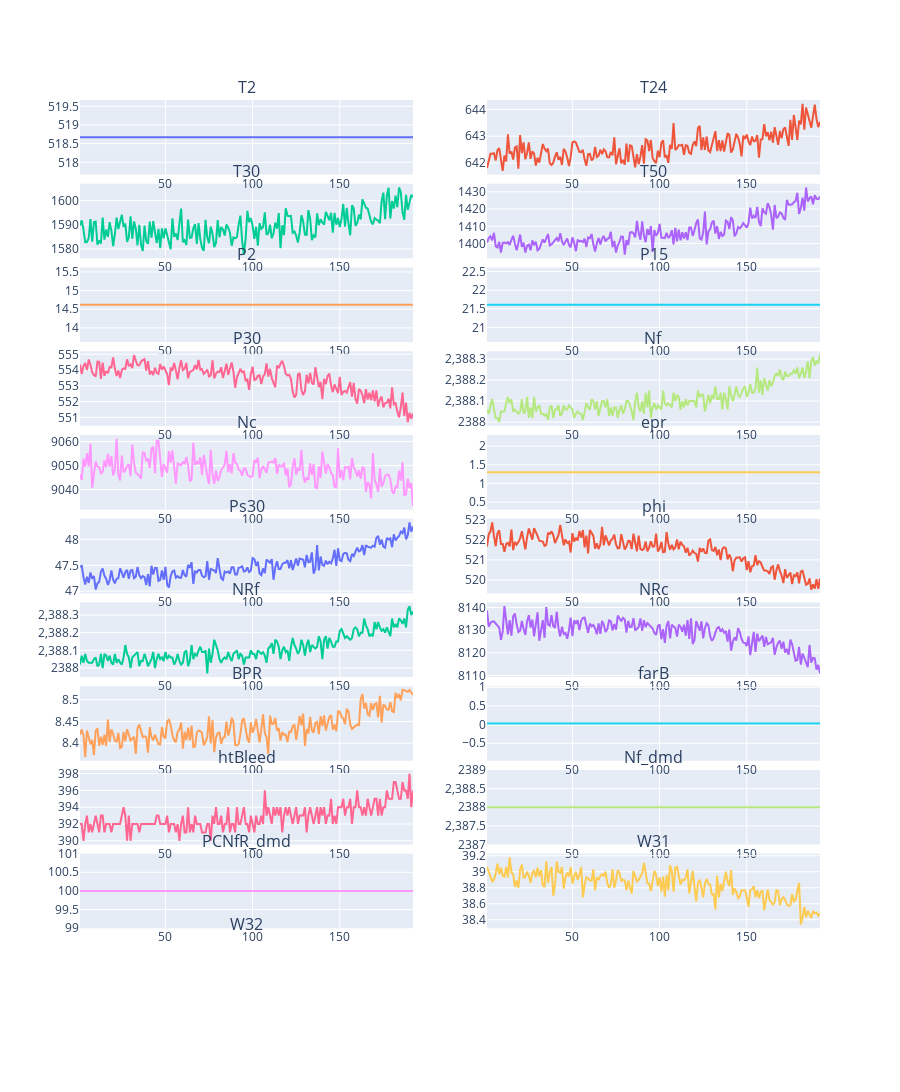

Source (notebook cell):
### Code cell
fig = make_subplots(rows=11, cols=2, subplot_titles=cols, vertical_spacing=0.01)

coords = list()
for row in range(1, 11):
    for col in range(1, 3):
        coords.append((row, col))

for col, coord in zip(cols,coords):
    fig.add_scatter(x=mach['cycles'], y=mach[col], row=coord[0], col=coord[1], showlegend=False)
fig.update_layout(height=4000)
fig.show()

### Figure 1 — Plotly figure (JSON) as saved in the notebook; plotly's stock layout.template omitted (floating-point values rounded to 4 significant figures; data arrays with more than 128 entries replaced by an {"elided": "..."} marker saying what was removed)
{"data": [{"showlegend": false, "type": "scatter", "x": {"elided": "192 int values"}, "xaxis": "x", "y": {"elided": "192 float values"}, "yaxis": "y"}, {"showlegend": false, "type": "scatter", "x": {"elided": "192 int values"}, "xaxis": "x2", "y": {"elided": "192 float values"}, "yaxis": "y2"}, {"showlegend": false, "type": "scatter", "x": {"elided": "192 int values"}, "xaxis": "x3", "y": {"elided": "192 float values"}, "yaxis": "y3"}, {"showlegend": false, "type": "scatter", "x": {"elided": "192 int values"}, "xaxis": "x4", "y": {"elided": "192 float values"}, "yaxis": "y4"}, {"showlegend": false, "type": "scatter", "x": {"elided": "192 int values"}, "xaxis": "x5", "y": {"elided": "192 float values"}, "yaxis": "y5"}, {"showlegend": false, "type": "scatter", "x": {"elided": "192 int values"}, "xaxis": "x6", "y": {"elided": "192 float values"}, "yaxis": "y6"}, {"showlegend": false, "type": "scatter", "x": {"elided": "192 int values"}, "xaxis": "x7", "y": {"elided": "192 float values"}, "yaxis": "y7"}, {"showlegend": false, "type": "scatter", "x": {"elided": "192 int values"}, "xaxis": "x8", "y": {"elided": "192 float values"}, "yaxis": "y8"}, {"showlegend": false, "type": "scatter", "x": {"elided": "192 int values"}, "xaxis": "x9", "y": {"elided": "192 float values"}, "yaxis": "y9"}, {"showlegend": false, "type": "scatter", "x": {"elided": "192 int values"}, "xaxis": "x10", "y": {"elided": "192 float values"}, "yaxis": "y10"}, {"showlegend": false, "type": "scatter", "x": {"elided": "192 int values"}, "xaxis": "x11", "y": {"elided": "192 float values"}, "yaxis": "y11"}, {"showlegend": false, "type": "scatter", "x": {"elided": "192 int values"}, "xaxis": "x12", "y": {"elided": "192 float values"}, "yaxis": "y12"}, {"showlegend": false, "type": "scatter", "x": {"elided": "192 int values"}, "xaxis": "x13", "y": {"elided": "192 float values"}, "yaxis": "y13"}, {"showlegend": false, "type": "scatter", "x": {"elided": "192 int values"}, "xaxis": "x14", "y": {"elided": "192 float values"}, "yaxis": "y14"}, {"showlegend": false, "type": "scatter", "x": {"elided": "192 int values"}, "xaxis": "x15", "y": {"elided": "192 float values"}, "yaxis": "y15"}, {"showlegend": false, "type": "scatter", "x": {"elided": "192 int values"}, "xaxis": "x16", "y": {"elided": "192 float values"}, "yaxis": "y16"}, {"showlegend": false, "type": "scatter", "x": {"elided": "192 int values"}, "xaxis": "x17", "y": {"elided": "192 int values"}, "yaxis": "y17"}, {"showlegend": false, "type": "scatter", "x": {"elided": "192 int values"}, "xaxis": "x18", "y": {"elided": "192 int values"}, "yaxis": "y18"}, {"showlegend": false, "type": "scatter", "x": {"elided": "192 int values"}, "xaxis": "x19", "y": {"elided": "192 int values"}, "yaxis": "y19"}, {"showlegend": false, "type": "scatter", "x": {"elided": "192 int values"}, "xaxis": "x20", "y": {"elided": "192 float values"}, "yaxis": "y20"}], "layout": {"annotations": [{"font": {"size": 16}, "showarrow": false, "text": "T2", "x": 0.225, "xanchor": "center", "xref": "paper", "y": 1.0, "yanchor": "bottom", "yref": "paper"}, {"font": {"size": 16}, "showarrow": false, "text": "T24", "x": 0.775, "xanchor": "center", "xref": "paper", "y": 1.0, "yanchor": "bottom", "yref": "paper"}, {"font": {"size": 16}, "showarrow": false, "text": "T30", "x": 0.225, "xanchor": "center", "xref": "paper", "y": 0.9082, "yanchor": "bottom", "yref": "paper"}, {"font": {"size": 16}, "showarrow": false, "text": "T50", "x": 0.775, "xanchor": "center", "xref": "paper", "y": 0.9082, "yanchor": "bottom", "yref": "paper"}, {"font": {"size": 16}, "showarrow": false, "text": "P2", "x": 0.225, "xanchor": "center", "xref": "paper", "y": 0.8164, "yanchor": "bottom", "yref": "paper"}, {"font": {"size": 16}, "showarrow": false, "text": "P15", "x": 0.775, "xanchor": "center", "xref": "paper", "y": 0.8164, "yanchor": "bottom", "yref": "paper"}, {"font": {"size": 16}, "showarrow": false, "text": "P30", "x": 0.225, "xanchor": "center", "xref": "paper", "y": 0.7245, "yanchor": "bottom", "yref": "paper"}, {"font": {"size": 16}, "showarrow": false, "text": "Nf", "x": 0.775, "xanchor": "center", "xref": "paper", "y": 0.7245, "yanchor": "bottom", "yref": "paper"}, {"font": {"size": 16}, "showarrow": false, "text": "Nc", "x": 0.225, "xanchor": "center", "xref": "paper", "y": 0.6327, "yanchor": "bottom", "yref": "paper"}, {"font": {"size": 16}, "showarrow": false, "text": "epr", "x": 0.775, "xanchor": "center", "xref": "paper", "y": 0.6327, "yanchor": "bottom", "yref": "paper"}, {"font": {"size": 16}, "showarrow": false, "text": "Ps30", "x": 0.225, "xanchor": "center", "xref": "paper", "y": 0.5409, "yanchor": "bottom", "yref": "paper"}, {"font": {"size": 16}, "showarrow": false, "text": "phi", "x": 0.775, "xanchor": "center", "xref": "paper", "y": 0.5409, "yanchor": "bottom", "yref": "paper"}, {"font": {"size": 16}, "showarrow": false, "text": "NRf", "x": 0.225, "xanchor": "center", "xref": "paper", "y": 0.4491, "yanchor": "bottom", "yref": "paper"}, {"font": {"size": 16}, "showarrow": false, "text": "NRc", "x": 0.775, "xanchor": "center", "xref": "paper", "y": 0.4491, "yanchor": "bottom", "yref": "paper"}, {"font": {"size": 16}, "showarrow": false, "text": "BPR", "x": 0.225, "xanchor": "center", "xref": "paper", "y": 0.3573, "yanchor": "bottom", "yref": "paper"}, {"font": {"size": 16}, "showarrow": false, "text": "farB", "x": 0.775, "xanchor": "center", "xref": "paper", "y": 0.3573, "yanchor": "bottom", "yref": "paper"}, {"font": {"size": 16}, "showarrow": false, "text": "htBleed", "x": 0.225, "xanchor": "center", "xref": "paper", "y": 0.2655, "yanchor": "bottom", "yref": "paper"}, {"font": {"size": 16}, "showarrow": false, "text": "Nf_dmd", "x": 0.775, "xanchor": "center", "xref": "paper", "y": 0.2655, "yanchor": "bottom", "yref": "paper"}, {"font": {"size": 16}, "showarrow": false, "text": "PCNfR_dmd", "x": 0.225, "xanchor": "center", "xref": "paper", "y": 0.1736, "yanchor": "bottom", "yref": "paper"}, {"font": {"size": 16}, "showarrow": false, "text": "W31", "x": 0.775, "xanchor": "center", "xref": "paper", "y": 0.1736, "yanchor": "bottom", "yref": "paper"}, {"font": {"size": 16}, "showarrow": false, "text": "W32", "x": 0.225, "xanchor": "center", "xref": "paper", "y": 0.08182, "yanchor": "bottom", "yref": "paper"}], "height": 4000, "xaxis": {"anchor": "y", "domain": [0, 0.45]}, "xaxis10": {"anchor": "y10", "domain": [0.55, 1]}, "xaxis11": {"anchor": "y11", "domain": [0, 0.45]}, "xaxis12": {"anchor": "y12", "domain": [0.55, 1]}, "xaxis13": {"anchor": "y13", "domain": [0, 0.45]}, "xaxis14": {"anchor": "y14", "domain": [0.55, 1]}, "xaxis15": {"anchor": "y15", "domain": [0, 0.45]}, "xaxis16": {"anchor": "y16", "domain": [0.55, 1]}, "xaxis17": {"anchor": "y17", "domain": [0, 0.45]}, "xaxis18": {"anchor": "y18", "domain": [0.55, 1]}, "xaxis19": {"anchor": "y19", "domain": [0, 0.45]}, "xaxis2": {"anchor": "y2", "domain": [0.55, 1]}, "xaxis20": {"anchor": "y20", "domain": [0.55, 1]}, "xaxis21": {"anchor": "y21", "domain": [0, 0.45]}, "xaxis22": {"anchor": "y22", "domain": [0.55, 1]}, "xaxis3": {"anchor": "y3", "domain": [0, 0.45]}, "xaxis4": {"anchor": "y4", "domain": [0.55, 1]}, "xaxis5": {"anchor": "y5", "domain": [0, 0.45]}, "xaxis6": {"anchor": "y6", "domain": [0.55, 1]}, "xaxis7": {"anchor": "y7", "domain": [0, 0.45]}, "xaxis8": {"anchor": "y8", "domain": [0.55, 1]}, "xaxis9": {"anchor": "y9", "domain": [0, 0.45]}, "yaxis": {"anchor": "x", "domain": [0.9182, 1.0]}, "yaxis10": {"anchor": "x10", "domain": [0.5509, 0.6327]}, "yaxis11": {"anchor": "x11", "domain": [0.4591, 0.5409]}, "yaxis12": {"anchor": "x12", "domain": [0.4591, 0.5409]}, "yaxis13": {"anchor": "x13", "domain": [0.3673, 0.4491]}, "yaxis14": {"anchor": "x14", "domain": [0.3673, 0.4491]}, "yaxis15": {"anchor": "x15", "domain": [0.2755, 0.3573]}, "yaxis16": {"anchor": "x16", "domain": [0.2755, 0.3573]}, "yaxis17": {"anchor": "x17", "domain": [0.1836, 0.2655]}, "yaxis18": {"anchor": "x18", "domain": [0.1836, 0.2655]}, "yaxis19": {"anchor": "x19", "domain": [0.09182, 0.1736]}, "yaxis2": {"anchor": "x2", "domain": [0.9182, 1.0]}, "yaxis20": {"anchor": "x20", "domain": [0.09182, 0.1736]}, "yaxis21": {"anchor": "x21", "domain": [0, 0.08182]}, "yaxis22": {"anchor": "x22", "domain": [0, 0.08182]}, "yaxis3": {"anchor": "x3", "domain": [0.8264, 0.9082]}, "yaxis4": {"anchor": "x4", "domain": [0.8264, 0.9082]}, "yaxis5": {"anchor": "x5", "domain": [0.7345, 0.8164]}, "yaxis6": {"anchor": "x6", "domain": [0.7345, 0.8164]}, "yaxis7": {"anchor": "x7", "domain": [0.6427, 0.7245]}, "yaxis8": {"anchor": "x8", "domain": [0.6427, 0.7245]}, "yaxis9": {"anchor": "x9", "domain": [0.5509, 0.6327]}}}
